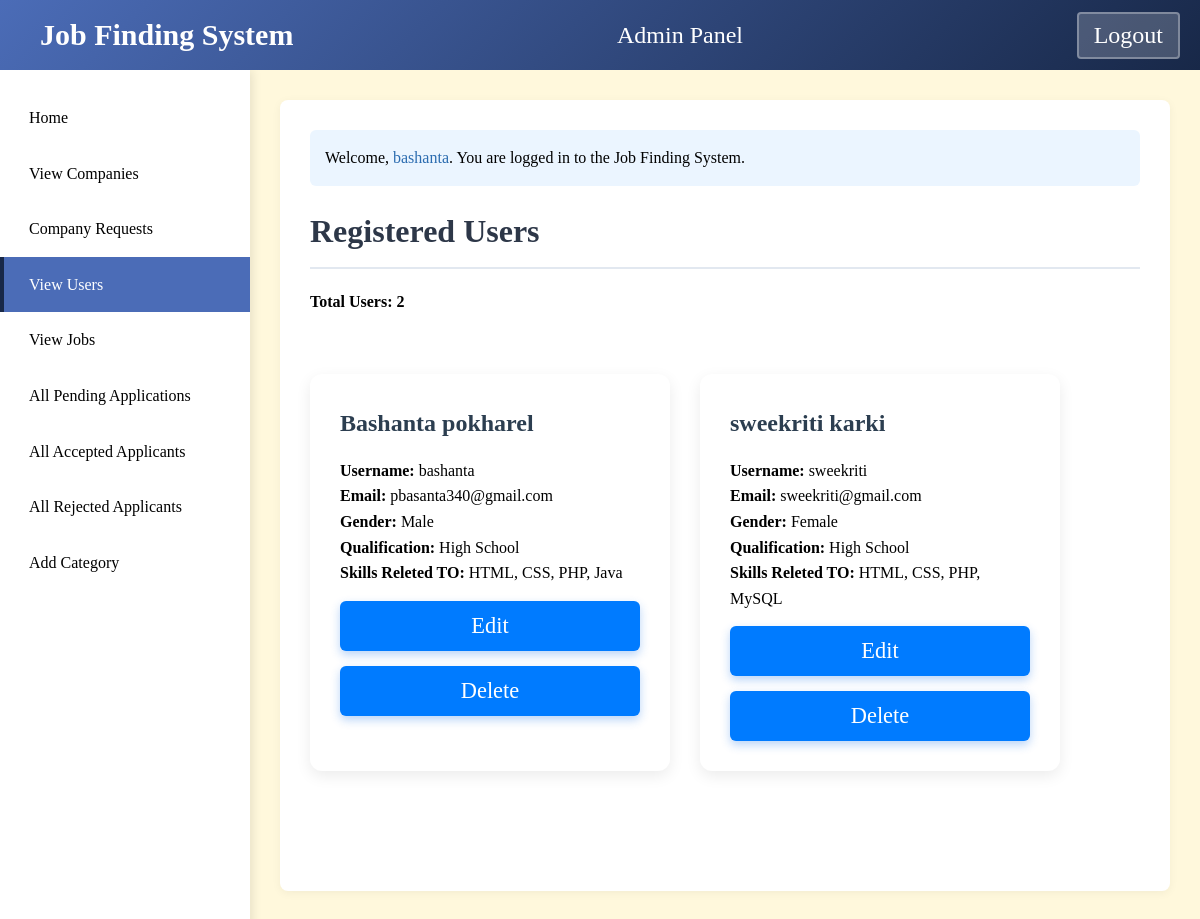
Page /jobfindingsystem/adminviewuser.php (signed in) on the committed database.
### tables this page shows
CREATE TABLE `user` (
  `uid` int(11) NOT NULL,
  `fname` varchar(20) NOT NULL,
  `lname` varchar(20) NOT NULL,
  `username` varchar(20) NOT NULL,
  `password` varchar(60) NOT NULL,
  `email` varchar(60) NOT NULL,
  `qualification` varchar(50) NOT NULL,
  `skills` varchar(100) NOT NULL,
  `gender` varchar(10) NOT NULL,
  `datecreated` datetime NOT NULL
);

### jobfindingsystem/adminviewuser.php (the view, shortened to what this page needs)
<?php
include "database.php";
$total_users_query = mysqli_query($con, "SELECT COUNT(*) as total FROM user");
$total_users = mysqli_fetch_assoc($total_users_query)['total'];
$user_query = mysqli_query($con, "SELECT * FROM user");
?>
<!DOCTYPE html>
<html lang="en">
<head>
<link rel="stylesheet" href="style3.css">
</head>
<body>
<div class="header">
    <div class="headername">Job Finding System</div>
    <div style="text-align:center; font-size: 1.5em;">Admin Panel</div>
    <div class="loginbuttons">
        <a href="logout.php" style="color:white; text-decoration:none;"><button>Logout</button></a>
    </div>
</div>
<div class="sidebar">
    <ul class="nav-links">
        <li><a href="adminhomepage.php">Home</a></li>
        <li><a href="adminviewcompany.php">View Companies</a></li>
        <li><a href="adminviewcompanyrequest.php">Company Requests</a></li>
        <li><a href="adminviewuser.php" class="active">View Users</a></li>
        <li><a href="adminviewjobs.php">View Jobs</a></li>
        <li><a href="adminviewpendingrequest.php">All Pending Applications</a></li>
        <li><a href="allacceptedapplicant.php">All Accepted Applicants</a></li>
        <li><a href="allrejectedapplicant.php">All Rejected Applicants</a></li>
        <li><a href="addcategory.php">Add Category</a></li>
    </ul>
</div>
<div class="main-content">
    <div class="content">
        <div class="welcome">
            <p>Welcome, <span><?php echo $_SESSION["username"]; ?></span>. You are logged in to the Job Finding System.</p>
        </div>
        <h1>Registered Users</h1>
        <p style="font-weight:bold; margin-bottom:15px;">Total Users: <?php echo $total_users; ?></p>
        <div class="jobs">
            <?php
            if (mysqli_num_rows($user_query) > 0) {
                while ($user = mysqli_fetch_assoc($user_query)) {
                    echo "
                    <div class='job-card'>
                        <h3>{$user['fname']} {$user['lname']}</h3>
                        <p><strong>Username:</strong> {$user['username']}</p>
                        <p><strong>Email:</strong> {$user['email']}</p>
                        <p><strong>Gender:</strong> {$user['gender']}</p>
                        <p><strong>Qualification:</strong> {$user['qualification']}</p>
                        <p><strong>Skills Releted TO:</strong> {$user['skills']}</p>
                        <div style='margin-top:12px;'>
                            <button class='btn' style='display:block; margin-bottom:6px;' onclick=\"window.location.href='adminupdateuser.php?uid={$user['uid']}'\">Edit</button>
                            <button class='btn' style='display:block;' onclick=\"if(confirm('Are you sure you want to delete this user?')) window.location.href='admindeleteuser.php?uid={$user['uid']}';\">Delete</button>
                        </div>
                    </div>
                    ";
                }
            } else {
                echo "<p>No users registered yet.</p>";
            }
            ?>
        </div>
    </div>
</div>
</body>
</html>

### jobfindingsystem/style3.css (style rules this page uses)
* { margin: 0; padding: 0; box-sizing: border-box; font-family: "Times New Roman", Tahoma, Geneva, Verdana, sans-serif; }
body { background-color: cornsilk; color: black; line-height: 1.6; }
.header { background: linear-gradient(135deg, #4b6cb7 0%, #182848 100%); color: white; padding: 15px 20px; display: flex; justify-content: space-between; align-items: center; position: fixed; width: 100%; top: 0; z-index: 100; height: 70px; }
a { text-decoration: none; }
.btn { display: inline-block; width: 100%; padding: 12px 30px; font-size: 1.4rem; font-weight: 600; border: none; border-radius: 30px; background-color: #1a73e8; color: white; text-decoration: none; cursor: pointer; transition: background 0.3s, transform 0.3s, box-shadow 0.3s; box-shadow: 0 4px 10px rgba(26, 115, 232, 0.3); }
.jobs { max-width: 1200px; margin: 60px auto; display: flex; justify-content: flex-start; flex-wrap: wrap; gap: 30px; }
.job-card { flex: 0 0 calc(33.333% - 20px); background: white; border-radius: 12px; padding: 30px; margin-bottom: 30px; box-shadow: 0 5px 15px rgba(0, 0, 0, 0.08); text-align: left; transition: transform 0.3s ease; }
.job-card h3 { font-size: 1.5rem; margin-bottom: 15px; color: #2c3e50; }
.job-card p { color: #000000; }
.job-card .btn { display: inline-block; height: 50px; width: 300px; margin-top: 15px; padding: 10px 15px; background-color: #007bff; color: white; text-decoration: none; border-radius: 6px; font-weight: lighter; transition: background-color 0.3s ease, transform 0.2s ease; }
.main-content { flex: 1; margin-left: 250px; margin-top: 70px; padding: 30px; }
.sidebar { width: 250px; background: white; box-shadow: 2px 0 10px rgba(0, 0, 0, 0.1); position: fixed; height: 100%; top: 70px; left: 0; overflow-y: auto; z-index: 90; }
.nav-links { list-style: none; padding: 20px 0; }
.nav-links li { position: relative; }
.nav-links a { display: block; color: black; text-decoration: none; padding: 15px 25px; font-weight: 500; transition: all 0.3s ease; border-left: 4px solid transparent; }
.nav-links a.active { background-color: #4b6cb7; color: white; border-left: 4px solid #182848; }
.content { background-color: white; border-radius: 8px; box-shadow: 0 2px 10px rgba(0, 0, 0, 0.05); min-height: 400px; padding: 30px; }
.content h1 { color: #2d3748; margin-bottom: 20px; padding-bottom: 10px; border-bottom: 2px solid #e2e8f0; }
.headername { font-size: 30px; font-weight: bold; padding-left: 20px; }
.loginbuttons button { background-color: rgba(255, 255, 255, 0.2); border: 2px solid rgba(255, 255, 255, 0.3); color: white; padding: 8px 15px; border-radius: 4px; cursor: pointer; margin-left: 10px; transition: all 0.3s ease; font-size: x-large; }
.welcome { background-color: #ebf5ff; padding: 15px; border-radius: 6px; margin-bottom: 20px; }
.welcome span { color: #2b6cb0; font-weight: 500; }

### rows in the picture
user: fname "Bashanta", lname "pokharel", username "bashanta", email "pbasanta340@gmail.com", gender "Male", qualification "High School", skills "HTML, CSS, PHP, Java"
user: fname "sweekriti", lname "karki", username "sweekriti", email "sweekriti@gmail.com", gender "Female", qualification "High School", skills "HTML, CSS, PHP, MySQL"

### other values in the picture
$_SESSION["username"] "bashanta"
$total_users "2"
